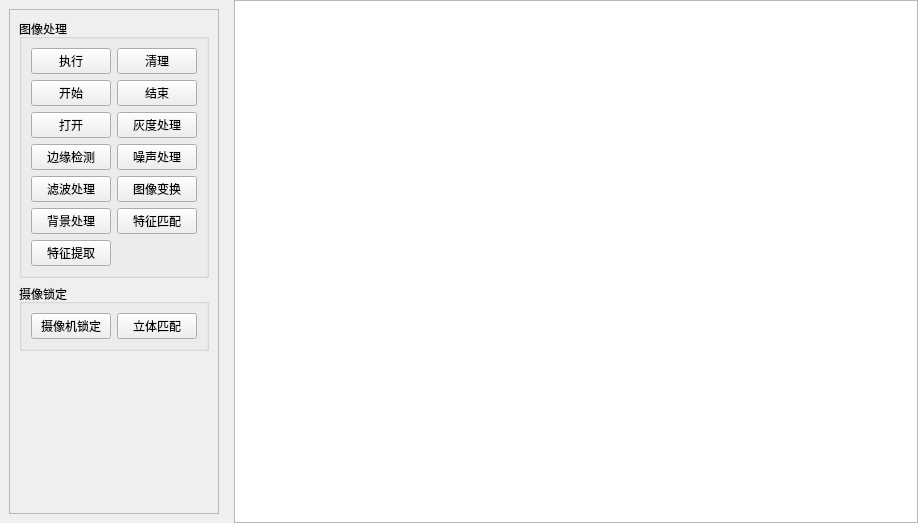
<?xml version="1.0" encoding="UTF-8"?>
<ui version="4.0">
 <class>FlowChart</class>
 <widget class="QWidget" name="FlowChart">
  <property name="geometry">
   <rect>
    <x>0</x>
    <y>0</y>
    <width>918</width>
    <height>523</height>
   </rect>
  </property>
  <property name="windowTitle">
   <string>Form</string>
  </property>
  <layout class="QGridLayout" name="gridLayout" columnstretch="0,1">
   <property name="leftMargin">
    <number>0</number>
   </property>
   <property name="topMargin">
    <number>0</number>
   </property>
   <property name="rightMargin">
    <number>0</number>
   </property>
   <property name="bottomMargin">
    <number>0</number>
   </property>
   <item row="0" column="0">
    <widget class="QWidget" name="widget_2" native="true">
     <layout class="QGridLayout" name="gridLayout_3">
      <item row="0" column="0">
       <widget class="QScrollArea" name="scrollArea">
        <property name="minimumSize">
         <size>
          <width>200</width>
          <height>0</height>
         </size>
        </property>
        <property name="widgetResizable">
         <bool>true</bool>
        </property>
        <widget class="QWidget" name="scrollAreaWidgetContents">
         <property name="geometry">
          <rect>
           <x>0</x>
           <y>0</y>
           <width>241</width>
           <height>499</height>
          </rect>
         </property>
         <layout class="QVBoxLayout" name="verticalLayout">
          <item>
           <widget class="QGroupBox" name="groupBox">
            <property name="title">
             <string>图像处理</string>
            </property>
            <layout class="QGridLayout" name="gridLayout_2">
             <item row="3" column="1">
              <widget class="QPushButton" name="noiseBtn">
               <property name="text">
                <string>噪声处理</string>
               </property>
              </widget>
             </item>
             <item row="3" column="0">
              <widget class="QPushButton" name="robertsBtn">
               <property name="text">
                <string>边缘检测</string>
               </property>
              </widget>
             </item>
             <item row="4" column="1">
              <widget class="QPushButton" name="affineBtn">
               <property name="text">
                <string>图像变换</string>
               </property>
              </widget>
             </item>
             <item row="1" column="0">
              <widget class="QPushButton" name="beginBtn">
               <property name="text">
                <string>开始</string>
               </property>
              </widget>
             </item>
             <item row="2" column="1">
              <widget class="QPushButton" name="grayBtn">
               <property name="text">
                <string>灰度处理</string>
               </property>
              </widget>
             </item>
             <item row="1" column="1">
              <widget class="QPushButton" name="endBtn">
               <property name="text">
                <string>结束</string>
               </property>
              </widget>
             </item>
             <item row="2" column="0">
              <widget class="QPushButton" name="openBtn">
               <property name="text">
                <string>打开</string>
               </property>
              </widget>
             </item>
             <item row="4" column="0">
              <widget class="QPushButton" name="filterBtn">
               <property name="text">
                <string>滤波处理</string>
               </property>
              </widget>
             </item>
             <item row="5" column="0">
              <widget class="QPushButton" name="threshBtn">
               <property name="text">
                <string>背景处理</string>
               </property>
              </widget>
             </item>
             <item row="5" column="1">
              <widget class="QPushButton" name="matchBtn">
               <property name="text">
                <string>特征匹配</string>
               </property>
              </widget>
             </item>
             <item row="0" column="1">
              <widget class="QPushButton" name="clearBtn">
               <property name="text">
                <string>清理</string>
               </property>
              </widget>
             </item>
             <item row="0" column="0">
              <widget class="QPushButton" name="execBtn">
               <property name="text">
                <string>执行</string>
               </property>
              </widget>
             </item>
             <item row="6" column="0">
              <widget class="QPushButton" name="extractBtn">
               <property name="text">
                <string>特征提取</string>
               </property>
              </widget>
             </item>
            </layout>
           </widget>
          </item>
          <item>
           <widget class="QGroupBox" name="groupBox_9">
            <property name="title">
             <string>摄像锁定</string>
            </property>
            <layout class="QGridLayout" name="gridLayout_11">
             <item row="0" column="0">
              <widget class="QPushButton" name="cameraBtn">
               <property name="text">
                <string>摄像机锁定</string>
               </property>
              </widget>
             </item>
             <item row="0" column="1">
              <widget class="QPushButton" name="pushButton_23">
               <property name="text">
                <string>立体匹配</string>
               </property>
              </widget>
             </item>
            </layout>
           </widget>
          </item>
          <item>
           <spacer name="verticalSpacer">
            <property name="orientation">
             <enum>Qt::Vertical</enum>
            </property>
            <property name="sizeHint" stdset="0">
             <size>
              <width>20</width>
              <height>40</height>
             </size>
            </property>
           </spacer>
          </item>
         </layout>
        </widget>
       </widget>
      </item>
     </layout>
    </widget>
   </item>
   <item row="0" column="1">
    <widget class="GraphicsView" name="graphicsView"/>
   </item>
  </layout>
 </widget>
 <customwidgets>
  <customwidget>
   <class>GraphicsView</class>
   <extends>QGraphicsView</extends>
   <header>graphicsview.h</header>
  </customwidget>
 </customwidgets>
 <resources/>
 <connections/>
</ui>
